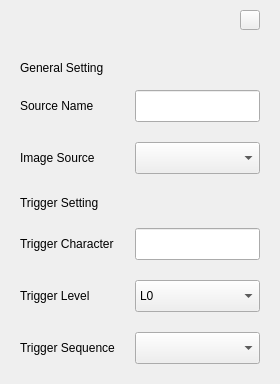
<?xml version="1.0" encoding="UTF-8"?>
<ui version="4.0">
 <class>ImageSourceSettingWidget</class>
 <widget class="QWidget" name="ImageSourceSettingWidget">
  <property name="geometry">
   <rect>
    <x>0</x>
    <y>0</y>
    <width>280</width>
    <height>384</height>
   </rect>
  </property>
  <property name="minimumSize">
   <size>
    <width>280</width>
    <height>384</height>
   </size>
  </property>
  <property name="maximumSize">
   <size>
    <width>280</width>
    <height>384</height>
   </size>
  </property>
  <property name="windowTitle">
   <string/>
  </property>
  <layout class="QVBoxLayout" name="verticalLayout_3">
   <property name="spacing">
    <number>0</number>
   </property>
   <property name="leftMargin">
    <number>0</number>
   </property>
   <property name="topMargin">
    <number>0</number>
   </property>
   <property name="rightMargin">
    <number>0</number>
   </property>
   <property name="bottomMargin">
    <number>0</number>
   </property>
   <item>
    <widget class="QFrame" name="image_source_setting_widget">
     <property name="maximumSize">
      <size>
       <width>280</width>
       <height>384</height>
      </size>
     </property>
     <layout class="QVBoxLayout" name="verticalLayout_2">
      <property name="spacing">
       <number>0</number>
      </property>
      <property name="leftMargin">
       <number>0</number>
      </property>
      <property name="topMargin">
       <number>0</number>
      </property>
      <property name="rightMargin">
       <number>0</number>
      </property>
      <property name="bottomMargin">
       <number>0</number>
      </property>
      <item>
       <widget class="QWidget" name="title_widget" native="true">
        <property name="minimumSize">
         <size>
          <width>0</width>
          <height>40</height>
         </size>
        </property>
        <property name="maximumSize">
         <size>
          <width>16777215</width>
          <height>40</height>
         </size>
        </property>
        <layout class="QHBoxLayout" name="horizontalLayout">
         <property name="spacing">
          <number>0</number>
         </property>
         <property name="leftMargin">
          <number>20</number>
         </property>
         <property name="topMargin">
          <number>0</number>
         </property>
         <property name="rightMargin">
          <number>20</number>
         </property>
         <property name="bottomMargin">
          <number>0</number>
         </property>
         <item>
          <widget class="QLabel" name="image_source_name">
           <property name="text">
            <string/>
           </property>
          </widget>
         </item>
         <item>
          <spacer name="horizontalSpacer">
           <property name="orientation">
            <enum>Qt::Horizontal</enum>
           </property>
           <property name="sizeHint" stdset="0">
            <size>
             <width>317</width>
             <height>20</height>
            </size>
           </property>
          </spacer>
         </item>
         <item>
          <widget class="QPushButton" name="delete_btn">
           <property name="sizePolicy">
            <sizepolicy hsizetype="Preferred" vsizetype="Preferred">
             <horstretch>0</horstretch>
             <verstretch>0</verstretch>
            </sizepolicy>
           </property>
           <property name="maximumSize">
            <size>
             <width>20</width>
             <height>20</height>
            </size>
           </property>
           <property name="cursor">
            <cursorShape>PointingHandCursor</cursorShape>
           </property>
           <property name="focusPolicy">
            <enum>Qt::NoFocus</enum>
           </property>
           <property name="text">
            <string/>
           </property>
           <property name="iconSize">
            <size>
             <width>20</width>
             <height>20</height>
            </size>
           </property>
          </widget>
         </item>
        </layout>
       </widget>
      </item>
      <item>
       <widget class="QWidget" name="body_widget" native="true">
        <layout class="QGridLayout" name="body_layout" columnstretch="0,0">
         <property name="leftMargin">
          <number>20</number>
         </property>
         <property name="topMargin">
          <number>20</number>
         </property>
         <property name="rightMargin">
          <number>20</number>
         </property>
         <property name="bottomMargin">
          <number>20</number>
         </property>
         <property name="horizontalSpacing">
          <number>20</number>
         </property>
         <property name="verticalSpacing">
          <number>0</number>
         </property>
         <item row="8" column="1">
          <widget class="vtk::display::LineEdit" name="trigger_character_lineedit">
           <property name="minimumSize">
            <size>
             <width>0</width>
             <height>32</height>
            </size>
           </property>
           <property name="maximumSize">
            <size>
             <width>164</width>
             <height>32</height>
            </size>
           </property>
           <property name="text">
            <string/>
           </property>
          </widget>
         </item>
         <item row="2" column="1">
          <widget class="vtk::display::LineEdit" name="source_name_lineedit">
           <property name="sizePolicy">
            <sizepolicy hsizetype="Expanding" vsizetype="Fixed">
             <horstretch>0</horstretch>
             <verstretch>0</verstretch>
            </sizepolicy>
           </property>
           <property name="minimumSize">
            <size>
             <width>0</width>
             <height>32</height>
            </size>
           </property>
           <property name="maximumSize">
            <size>
             <width>164</width>
             <height>32</height>
            </size>
           </property>
          </widget>
         </item>
         <item row="2" column="0">
          <widget class="QLabel" name="source_name_lab">
           <property name="sizePolicy">
            <sizepolicy hsizetype="Ignored" vsizetype="Ignored">
             <horstretch>0</horstretch>
             <verstretch>0</verstretch>
            </sizepolicy>
           </property>
           <property name="text">
            <string>Source Name</string>
           </property>
          </widget>
         </item>
         <item row="8" column="0">
          <widget class="QLabel" name="trigger_character_lab">
           <property name="text">
            <string>Trigger Character</string>
           </property>
          </widget>
         </item>
         <item row="7" column="0" colspan="2">
          <widget class="QLabel" name="label_3">
           <property name="minimumSize">
            <size>
             <width>0</width>
             <height>15</height>
            </size>
           </property>
           <property name="maximumSize">
            <size>
             <width>16777215</width>
             <height>15</height>
            </size>
           </property>
           <property name="text">
            <string/>
           </property>
          </widget>
         </item>
         <item row="0" column="1">
          <spacer name="horizontalSpacer_2">
           <property name="sizePolicy">
            <sizepolicy hsizetype="Minimum" vsizetype="Minimum">
             <horstretch>0</horstretch>
             <verstretch>0</verstretch>
            </sizepolicy>
           </property>
           <property name="orientation">
            <enum>Qt::Horizontal</enum>
           </property>
           <property name="sizeHint" stdset="0">
            <size>
             <width>188</width>
             <height>9</height>
            </size>
           </property>
          </spacer>
         </item>
         <item row="12" column="0">
          <widget class="QLabel" name="trigger_level_order_lab">
           <property name="text">
            <string>Trigger Sequence</string>
           </property>
          </widget>
         </item>
         <item row="5" column="0" colspan="2">
          <widget class="QLabel" name="label_2">
           <property name="minimumSize">
            <size>
             <width>0</width>
             <height>20</height>
            </size>
           </property>
           <property name="maximumSize">
            <size>
             <width>16777215</width>
             <height>20</height>
            </size>
           </property>
           <property name="text">
            <string/>
           </property>
          </widget>
         </item>
         <item row="12" column="1">
          <widget class="QComboBox" name="trigger_level_order_combox">
           <property name="minimumSize">
            <size>
             <width>0</width>
             <height>32</height>
            </size>
           </property>
           <property name="maximumSize">
            <size>
             <width>164</width>
             <height>32</height>
            </size>
           </property>
          </widget>
         </item>
         <item row="1" column="0" colspan="2">
          <widget class="QLabel" name="label">
           <property name="minimumSize">
            <size>
             <width>0</width>
             <height>15</height>
            </size>
           </property>
           <property name="maximumSize">
            <size>
             <width>16777215</width>
             <height>15</height>
            </size>
           </property>
           <property name="text">
            <string/>
           </property>
          </widget>
         </item>
         <item row="6" column="0">
          <widget class="QLabel" name="trigger_setting_lab">
           <property name="minimumSize">
            <size>
             <width>0</width>
             <height>15</height>
            </size>
           </property>
           <property name="maximumSize">
            <size>
             <width>16777215</width>
             <height>15</height>
            </size>
           </property>
           <property name="text">
            <string>Trigger Setting</string>
           </property>
          </widget>
         </item>
         <item row="4" column="1">
          <widget class="QComboBox" name="image_source_combox">
           <property name="sizePolicy">
            <sizepolicy hsizetype="Expanding" vsizetype="Fixed">
             <horstretch>0</horstretch>
             <verstretch>0</verstretch>
            </sizepolicy>
           </property>
           <property name="minimumSize">
            <size>
             <width>0</width>
             <height>32</height>
            </size>
           </property>
           <property name="maximumSize">
            <size>
             <width>164</width>
             <height>32</height>
            </size>
           </property>
           <property name="iconSize">
            <size>
             <width>6</width>
             <height>6</height>
            </size>
           </property>
          </widget>
         </item>
         <item row="9" column="0" colspan="2">
          <widget class="QLabel" name="trigger_character_warning">
           <property name="minimumSize">
            <size>
             <width>0</width>
             <height>20</height>
            </size>
           </property>
           <property name="maximumSize">
            <size>
             <width>16777215</width>
             <height>20</height>
            </size>
           </property>
           <property name="text">
            <string/>
           </property>
          </widget>
         </item>
         <item row="4" column="0">
          <widget class="QLabel" name="image_source_lab">
           <property name="sizePolicy">
            <sizepolicy hsizetype="Ignored" vsizetype="Ignored">
             <horstretch>0</horstretch>
             <verstretch>0</verstretch>
            </sizepolicy>
           </property>
           <property name="text">
            <string>Image Source</string>
           </property>
          </widget>
         </item>
         <item row="10" column="0">
          <widget class="QLabel" name="trigger_level_lab">
           <property name="text">
            <string>Trigger Level</string>
           </property>
          </widget>
         </item>
         <item row="10" column="1">
          <widget class="QComboBox" name="trigger_level_combox">
           <property name="minimumSize">
            <size>
             <width>0</width>
             <height>32</height>
            </size>
           </property>
           <property name="maximumSize">
            <size>
             <width>164</width>
             <height>32</height>
            </size>
           </property>
           <item>
            <property name="text">
             <string>L0</string>
            </property>
           </item>
           <item>
            <property name="text">
             <string>L1</string>
            </property>
           </item>
           <item>
            <property name="text">
             <string>L2</string>
            </property>
           </item>
           <item>
            <property name="text">
             <string>L3</string>
            </property>
           </item>
           <item>
            <property name="text">
             <string>L4</string>
            </property>
           </item>
          </widget>
         </item>
         <item row="0" column="0">
          <widget class="QLabel" name="general_setting_lab">
           <property name="sizePolicy">
            <sizepolicy hsizetype="Preferred" vsizetype="Preferred">
             <horstretch>0</horstretch>
             <verstretch>0</verstretch>
            </sizepolicy>
           </property>
           <property name="minimumSize">
            <size>
             <width>0</width>
             <height>15</height>
            </size>
           </property>
           <property name="maximumSize">
            <size>
             <width>16777215</width>
             <height>15</height>
            </size>
           </property>
           <property name="text">
            <string>General Setting</string>
           </property>
          </widget>
         </item>
         <item row="3" column="0" colspan="2">
          <widget class="QLabel" name="source_name_warning">
           <property name="minimumSize">
            <size>
             <width>0</width>
             <height>20</height>
            </size>
           </property>
           <property name="maximumSize">
            <size>
             <width>16777215</width>
             <height>20</height>
            </size>
           </property>
           <property name="text">
            <string/>
           </property>
          </widget>
         </item>
         <item row="6" column="1">
          <spacer name="horizontalSpacer_3">
           <property name="orientation">
            <enum>Qt::Horizontal</enum>
           </property>
           <property name="sizeHint" stdset="0">
            <size>
             <width>178</width>
             <height>20</height>
            </size>
           </property>
          </spacer>
         </item>
         <item row="11" column="0" colspan="2">
          <widget class="QLabel" name="label_4">
           <property name="minimumSize">
            <size>
             <width>0</width>
             <height>20</height>
            </size>
           </property>
           <property name="maximumSize">
            <size>
             <width>16777215</width>
             <height>20</height>
            </size>
           </property>
           <property name="text">
            <string/>
           </property>
          </widget>
         </item>
        </layout>
       </widget>
      </item>
     </layout>
    </widget>
   </item>
  </layout>
 </widget>
 <customwidgets>
  <customwidget>
   <class>vtk::display::LineEdit</class>
   <extends>QLineEdit</extends>
   <header>uiframe/commonuiset/lineedit/lineedit.h</header>
  </customwidget>
 </customwidgets>
 <resources/>
 <connections/>
</ui>
